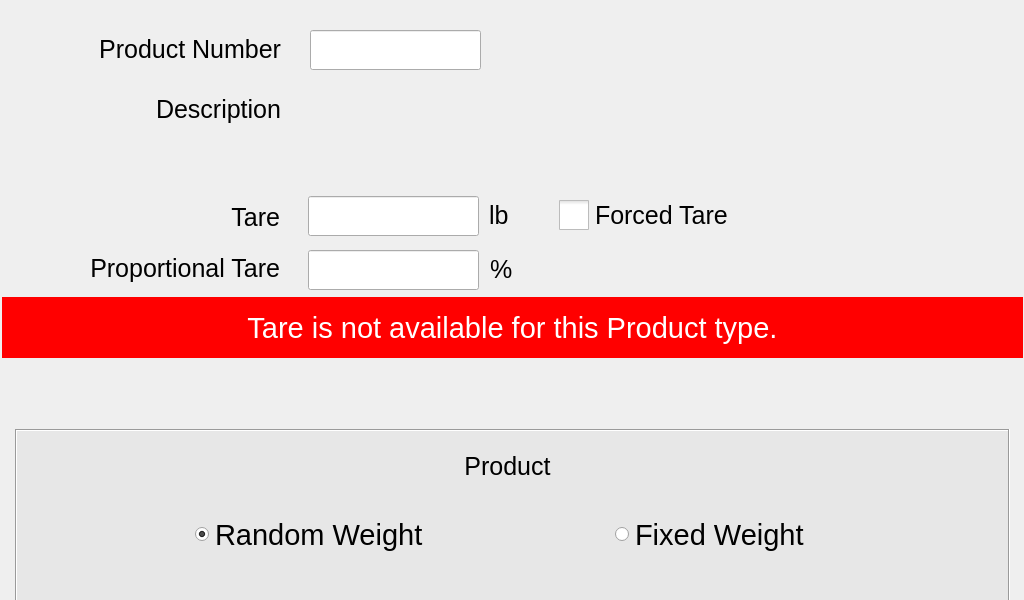
<?xml version="1.0" encoding="UTF-8"?>
<ui version="4.0">
 <class>superChangeProductTare</class>
 <widget class="QWidget" name="superChangeProductTare">
  <property name="geometry">
   <rect>
    <x>0</x>
    <y>0</y>
    <width>1024</width>
    <height>600</height>
   </rect>
  </property>
  <property name="font">
   <font>
    <pointsize>22</pointsize>
   </font>
  </property>
  <property name="windowTitle">
   <string>Form</string>
  </property>
  <widget class="QLabel" name="lblProductNumber">
   <property name="geometry">
    <rect>
     <x>30</x>
     <y>14</y>
     <width>251</width>
     <height>71</height>
    </rect>
   </property>
   <property name="font">
    <font>
     <pointsize>19</pointsize>
    </font>
   </property>
   <property name="text">
    <string>Product Number</string>
   </property>
   <property name="alignment">
    <set>Qt::AlignRight|Qt::AlignTrailing|Qt::AlignVCenter</set>
   </property>
  </widget>
  <widget class="QLabel" name="lblDescription">
   <property name="geometry">
    <rect>
     <x>30</x>
     <y>74</y>
     <width>251</width>
     <height>71</height>
    </rect>
   </property>
   <property name="font">
    <font>
     <pointsize>19</pointsize>
    </font>
   </property>
   <property name="text">
    <string>Description</string>
   </property>
   <property name="alignment">
    <set>Qt::AlignRight|Qt::AlignTrailing|Qt::AlignVCenter</set>
   </property>
  </widget>
  <widget class="hobart::numericLineEdit" name="leProductNumber">
   <property name="geometry">
    <rect>
     <x>310</x>
     <y>30</y>
     <width>171</width>
     <height>40</height>
    </rect>
   </property>
   <property name="inputMask">
    <string notr="true"/>
   </property>
   <property name="maxLength">
    <number>20</number>
   </property>
   <property name="placeholderText">
    <string notr="true"/>
   </property>
  </widget>
  <widget class="QLabel" name="lblDescriptionContent">
   <property name="geometry">
    <rect>
     <x>310</x>
     <y>96</y>
     <width>671</width>
     <height>89</height>
    </rect>
   </property>
   <property name="font">
    <font>
     <pointsize>16</pointsize>
     <weight>50</weight>
     <bold>false</bold>
    </font>
   </property>
   <property name="text">
    <string notr="true"/>
   </property>
   <property name="alignment">
    <set>Qt::AlignLeading|Qt::AlignLeft|Qt::AlignTop</set>
   </property>
   <property name="wordWrap">
    <bool>true</bool>
   </property>
  </widget>
  <widget class="QFrame" name="gbTareMaxReached">
   <property name="geometry">
    <rect>
     <x>2</x>
     <y>297</y>
     <width>1021</width>
     <height>61</height>
    </rect>
   </property>
   <property name="styleSheet">
    <string notr="true">QWidget#gbTareMaxReached{
	background-color: rgb(255, 0, 0);
	color: rgb(255, 255, 255);
}</string>
   </property>
   <widget class="QLabel" name="lblTareMaxReached">
    <property name="geometry">
     <rect>
      <x>50</x>
      <y>12</y>
      <width>921</width>
      <height>41</height>
     </rect>
    </property>
    <property name="font">
     <font>
      <pointsize>22</pointsize>
     </font>
    </property>
    <property name="styleSheet">
     <string notr="true">QLabel#lblTareMaxReached{
	background-color: rgb(255, 0, 0);
	color: rgb(255, 255, 255);
}</string>
    </property>
    <property name="text">
     <string/>
    </property>
    <property name="alignment">
     <set>Qt::AlignCenter</set>
    </property>
   </widget>
  </widget>
  <widget class="QFrame" name="gbTareNotAvailable">
   <property name="geometry">
    <rect>
     <x>2</x>
     <y>297</y>
     <width>1021</width>
     <height>61</height>
    </rect>
   </property>
   <property name="styleSheet">
    <string notr="true">QWidget#gbTareNotAvailable{
	background-color: rgb(255, 0, 0);
	color: rgb(255, 255, 255);
}</string>
   </property>
   <widget class="QLabel" name="lblTareNotAvailable">
    <property name="geometry">
     <rect>
      <x>50</x>
      <y>10</y>
      <width>921</width>
      <height>41</height>
     </rect>
    </property>
    <property name="font">
     <font>
      <pointsize>22</pointsize>
     </font>
    </property>
    <property name="styleSheet">
     <string notr="true">QLabel#lblTareNotAvailable{
	background-color: rgb(255, 0, 0);
	color: rgb(255, 255, 255);
}</string>
    </property>
    <property name="text">
     <string>Tare is not available for this Product type.</string>
    </property>
    <property name="alignment">
     <set>Qt::AlignCenter</set>
    </property>
   </widget>
  </widget>
  <widget class="QFrame" name="gbNewProduct">
   <property name="geometry">
    <rect>
     <x>15</x>
     <y>429</y>
     <width>995</width>
     <height>331</height>
    </rect>
   </property>
   <property name="styleSheet">
    <string notr="true">QWidget#gbNewProduct{
	background-color: rgb(231, 231, 231);
}</string>
   </property>
   <property name="frameShape">
    <enum>QFrame::Box</enum>
   </property>
   <property name="frameShadow">
    <enum>QFrame::Sunken</enum>
   </property>
   <widget class="QRadioButton" name="rbRandomWeight">
    <property name="geometry">
     <rect>
      <x>180</x>
      <y>80</y>
      <width>390</width>
      <height>51</height>
     </rect>
    </property>
    <property name="font">
     <font>
      <pointsize>22</pointsize>
     </font>
    </property>
    <property name="text">
     <string>Random Weight</string>
    </property>
    <property name="checked">
     <bool>true</bool>
    </property>
   </widget>
   <widget class="QRadioButton" name="rbByCount">
    <property name="geometry">
     <rect>
      <x>180</x>
      <y>160</y>
      <width>390</width>
      <height>51</height>
     </rect>
    </property>
    <property name="font">
     <font>
      <pointsize>22</pointsize>
     </font>
    </property>
    <property name="text">
     <string>By Count</string>
    </property>
   </widget>
   <widget class="QRadioButton" name="rbFixedWeight">
    <property name="geometry">
     <rect>
      <x>600</x>
      <y>80</y>
      <width>351</width>
      <height>51</height>
     </rect>
    </property>
    <property name="font">
     <font>
      <pointsize>22</pointsize>
     </font>
    </property>
    <property name="text">
     <string>Fixed Weight</string>
    </property>
   </widget>
   <widget class="QRadioButton" name="rbFluidOunces">
    <property name="geometry">
     <rect>
      <x>600</x>
      <y>160</y>
      <width>351</width>
      <height>51</height>
     </rect>
    </property>
    <property name="font">
     <font>
      <pointsize>22</pointsize>
     </font>
    </property>
    <property name="text">
     <string>Fluid Ounces</string>
    </property>
   </widget>
   <widget class="QPushButton" name="butOK">
    <property name="geometry">
     <rect>
      <x>230</x>
      <y>240</y>
      <width>211</width>
      <height>61</height>
     </rect>
    </property>
    <property name="font">
     <font>
      <pointsize>22</pointsize>
     </font>
    </property>
    <property name="text">
     <string>OK</string>
    </property>
   </widget>
   <widget class="QLabel" name="lblcreateNewProductQuestion">
    <property name="geometry">
     <rect>
      <x>132</x>
      <y>12</y>
      <width>721</width>
      <height>51</height>
     </rect>
    </property>
    <property name="font">
     <font>
      <pointsize>19</pointsize>
     </font>
    </property>
    <property name="text">
     <string notr="true">Product</string>
    </property>
    <property name="alignment">
     <set>Qt::AlignCenter</set>
    </property>
   </widget>
   <widget class="QPushButton" name="butCancel">
    <property name="geometry">
     <rect>
      <x>550</x>
      <y>240</y>
      <width>211</width>
      <height>61</height>
     </rect>
    </property>
    <property name="font">
     <font>
      <pointsize>22</pointsize>
     </font>
    </property>
    <property name="text">
     <string>Cancel</string>
    </property>
   </widget>
  </widget>
  <widget class="QWidget" name="gbTare" native="true">
   <property name="geometry">
    <rect>
     <x>29</x>
     <y>190</y>
     <width>771</width>
     <height>51</height>
    </rect>
   </property>
   <widget class="QCheckBox" name="cbForcedTare">
    <property name="geometry">
     <rect>
      <x>530</x>
      <y>10</y>
      <width>201</width>
      <height>31</height>
     </rect>
    </property>
    <property name="font">
     <font>
      <pointsize>19</pointsize>
     </font>
    </property>
    <property name="styleSheet">
     <string notr="true">QCheckBox::indicator{
	width: 30px;
	height: 30px;
}</string>
    </property>
    <property name="text">
     <string>Forced Tare</string>
    </property>
   </widget>
   <widget class="QLabel" name="lblTare">
    <property name="geometry">
     <rect>
      <x>30</x>
      <y>7</y>
      <width>221</width>
      <height>41</height>
     </rect>
    </property>
    <property name="font">
     <font>
      <pointsize>19</pointsize>
     </font>
    </property>
    <property name="text">
     <string notr="true">Tare</string>
    </property>
    <property name="alignment">
     <set>Qt::AlignRight|Qt::AlignTrailing|Qt::AlignVCenter</set>
    </property>
   </widget>
   <widget class="QLabel" name="lblTareUnit">
    <property name="geometry">
     <rect>
      <x>460</x>
      <y>10</y>
      <width>61</width>
      <height>31</height>
     </rect>
    </property>
    <property name="font">
     <font>
      <pointsize>19</pointsize>
     </font>
    </property>
    <property name="text">
     <string notr="true">lb</string>
    </property>
   </widget>
   <widget class="hobart::numericLineEdit" name="leTare">
    <property name="geometry">
     <rect>
      <x>279</x>
      <y>6</y>
      <width>171</width>
      <height>40</height>
     </rect>
    </property>
    <property name="inputMask">
     <string notr="true"/>
    </property>
    <property name="text">
     <string/>
    </property>
    <property name="maxLength">
     <number>20</number>
    </property>
    <property name="placeholderText">
     <string notr="true"/>
    </property>
   </widget>
  </widget>
  <widget class="QWidget" name="gbProportionalTare" native="true">
   <property name="geometry">
    <rect>
     <x>29</x>
     <y>245</y>
     <width>771</width>
     <height>51</height>
    </rect>
   </property>
   <widget class="QLabel" name="lblProportionalTarePercent">
    <property name="geometry">
     <rect>
      <x>461</x>
      <y>9</y>
      <width>46</width>
      <height>31</height>
     </rect>
    </property>
    <property name="font">
     <font>
      <pointsize>19</pointsize>
     </font>
    </property>
    <property name="text">
     <string notr="true">%</string>
    </property>
   </widget>
   <widget class="hobart::numericLineEdit" name="leProportionalTare">
    <property name="geometry">
     <rect>
      <x>279</x>
      <y>5</y>
      <width>171</width>
      <height>40</height>
     </rect>
    </property>
    <property name="inputMask">
     <string notr="true"/>
    </property>
    <property name="text">
     <string/>
    </property>
    <property name="maxLength">
     <number>20</number>
    </property>
    <property name="placeholderText">
     <string notr="true"/>
    </property>
   </widget>
   <widget class="QLabel" name="lblProportionalTare">
    <property name="geometry">
     <rect>
      <x>30</x>
      <y>3</y>
      <width>221</width>
      <height>41</height>
     </rect>
    </property>
    <property name="font">
     <font>
      <pointsize>19</pointsize>
     </font>
    </property>
    <property name="text">
     <string>Proportional Tare</string>
    </property>
    <property name="alignment">
     <set>Qt::AlignRight|Qt::AlignTrailing|Qt::AlignVCenter</set>
    </property>
   </widget>
  </widget>
 </widget>
 <customwidgets>
  <customwidget>
   <class>hobart::numericLineEdit</class>
   <extends>QLineEdit</extends>
   <header location="global">numericlineedit.h</header>
  </customwidget>
 </customwidgets>
 <tabstops>
  <tabstop>leProductNumber</tabstop>
  <tabstop>leTare</tabstop>
  <tabstop>cbForcedTare</tabstop>
  <tabstop>leProportionalTare</tabstop>
  <tabstop>rbRandomWeight</tabstop>
  <tabstop>rbByCount</tabstop>
  <tabstop>rbFixedWeight</tabstop>
  <tabstop>rbFluidOunces</tabstop>
  <tabstop>butCancel</tabstop>
  <tabstop>butOK</tabstop>
 </tabstops>
 <resources/>
 <connections/>
</ui>
